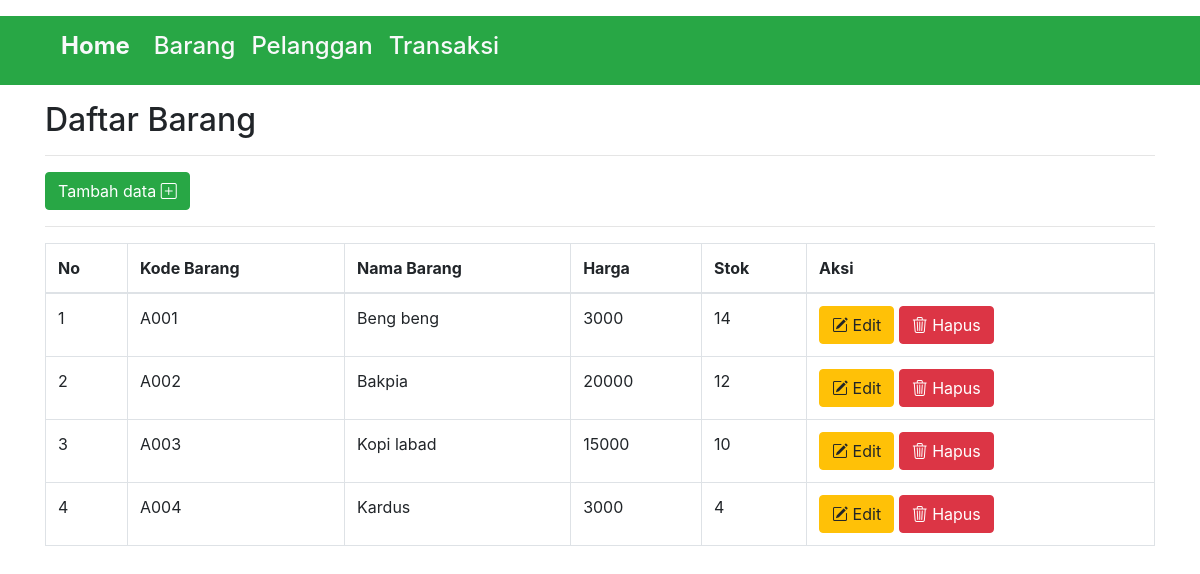
Screenshot of /index.php?navbar=Product with the database file from the repository.
### tables this page shows
CREATE TABLE `barang` (
  `Kd_Barang` char(5) NOT NULL,
  `Nm_Barang` varchar(255) NOT NULL,
  `Harga` int(100) NOT NULL,
  `Stok` int(10) NOT NULL
);

### app/controllers/ProductController.php (called while the page is built, shortened)
<?php
    require_once 'app/model/Product.php';
    class ProductController{
        private $dataModel;
        public function __construct($dbConnnection)
        {
            $this->dataModel = new Product($dbConnnection);
        }
        public function showProductList(){
            $datap = $this->dataModel->getAllProduct();
            require 'app/view/viewProduct.php';
        }
    }
?>

### app/model/Product.php (called while the page is built, shortened)
<?php
class Product{
    private $db;
    public function __construct($dbConnection)
    {
        $this->db=$dbConnection;
    }
    public function getAllProduct()
    {
        $stmt = $this->db->prepare("SELECT * FROM barang");
        $stmt->execute();
        return $stmt->fetchAll(PDO::FETCH_ASSOC);
    }
}
?>

### app/view/viewProduct.php (the view, shortened to what this page needs)
<!DOCTYPE html>
<html lang="en">
<head>
    <link rel="stylesheet" href="https://cdn.jsdelivr.net/npm/bootstrap-icons@1.11.3/font/bootstrap-icons.min.css">
    <link rel="stylesheet" href="https://stackpath.bootstrapcdn.com/bootstrap/4.5.2/css/bootstrap.min.css">
</head>
<body>
    <div class="container-fluid bg-success">
    <div class="container mt-3">
    <nav class="navbar navbar-expand-lg bg-success">
        <a class="navbar-brand text-light" href="index.php"><h4><strong>Home</strong></h4></a>
        <div class="collapse navbar-collapse" id="navbarSupportedContent">
          <ul class="navbar-nav me-auto mb-2 mb-lg-0">
            <li class="nav-item ms-5" >
              <a class="nav-link active text-light " href="index.php?navbar=Product"><h4>Barang</h4></a>
            </li>
            <li class="nav-item ms-5">
              <a class="nav-link active text-light"  href="index.php?navbar=Customer"><h4>Pelanggan</h4></a>
            </li>
            <li class="nav-item ms-5">
              <a class="nav-link active text-light"  href="index.php?navbar=Transaction"><h4>Transaksi</h4></a>
            </li>
          </ul>
        </div>
        </div>
  </div>
<div class="container mt-3">
    <h2>Daftar Barang</h2>
    <hr>
    <a href="index.php?&product=AddProduct" class = "btn btn-success">Tambah data <i class="bi bi-plus-square"></i></a>
    <hr>
    <table class="table table-bordered">
        <thead>
            <tr>
                <th>No</th>
                <th>Kode Barang</th>
                <th>Nama Barang</th>
                <th>Harga</th>
                <th>Stok</th>
                <th>Aksi</th>
            </tr>
        </thead>
        <tbody>
            <?php
            $nomor = 1;
            foreach ($datap as $data){
                 ?>
                <tr>
                    <td><?php echo $nomor++;?></td>
                    <td><?php echo $data['Kd_Barang']; ?></td>
                    <td><?php echo $data['Nm_Barang']; ?></td>
                    <td><?php echo $data['Harga']; ?></td>
                    <td><?php echo $data['Stok']; ?></td>
                    <td>
                        <a href="index.php?&Kd_Barang=<?php echo $data['Kd_Barang']; ?>&product=UpdateProduct" class="btn btn-warning"><i class="bi bi-pencil-square"></i> Edit</a>
                        <a href="index.php?&Kd_Barang=<?php echo $data['Kd_Barang']; ?>&product=DeleteProduct" class="btn btn-danger" onclick="return confirm('Apakah Anda yakin ingin menghapus?')"><i class="bi bi-trash3"></i> Hapus</a>
                    </td>
                </tr>
            <?php } ?>
        </tbody>
    </table>
</div>
</body>
</html>

### index.php (shortened to what this page needs)
<?php
require_once 'app/controllers/ProductController.php';
$dbConnection = getDBConnection();
$CustomerController = new CustomerController($dbConnection);
$ProductController = new ProductController($dbConnection);
$TransactionControler = new TransactionControler($dbConnection);
function getParam($key, $default = '') {
    return isset($_GET[$key]) ? $_GET[$key] : $default;
}
$navbar = getParam('navbar');
if ($navbar == 'Product') {
    $ProductController->showProductList();
    exit();
}
elseif($navbar == 'Customer'){
    $CustomerController->showCustomerList();
    exit();
}
elseif($navbar == 'Transaction'){
    $TransactionControler->showTransaksiList();
    exit();
}
else {
    $ProductController->index();
    exit();
}
?>

### rows the page displays
barang: Kd_Barang "A001", Nm_Barang "Beng beng", Harga "3000", Stok "14"
barang: Kd_Barang "A002", Nm_Barang "Bakpia", Harga "20000", Stok "12"
barang: Kd_Barang "A003", Nm_Barang "Kopi labad", Harga "15000", Stok "10"
barang: Kd_Barang "A004", Nm_Barang "Kardus", Harga "3000", Stok "4"
